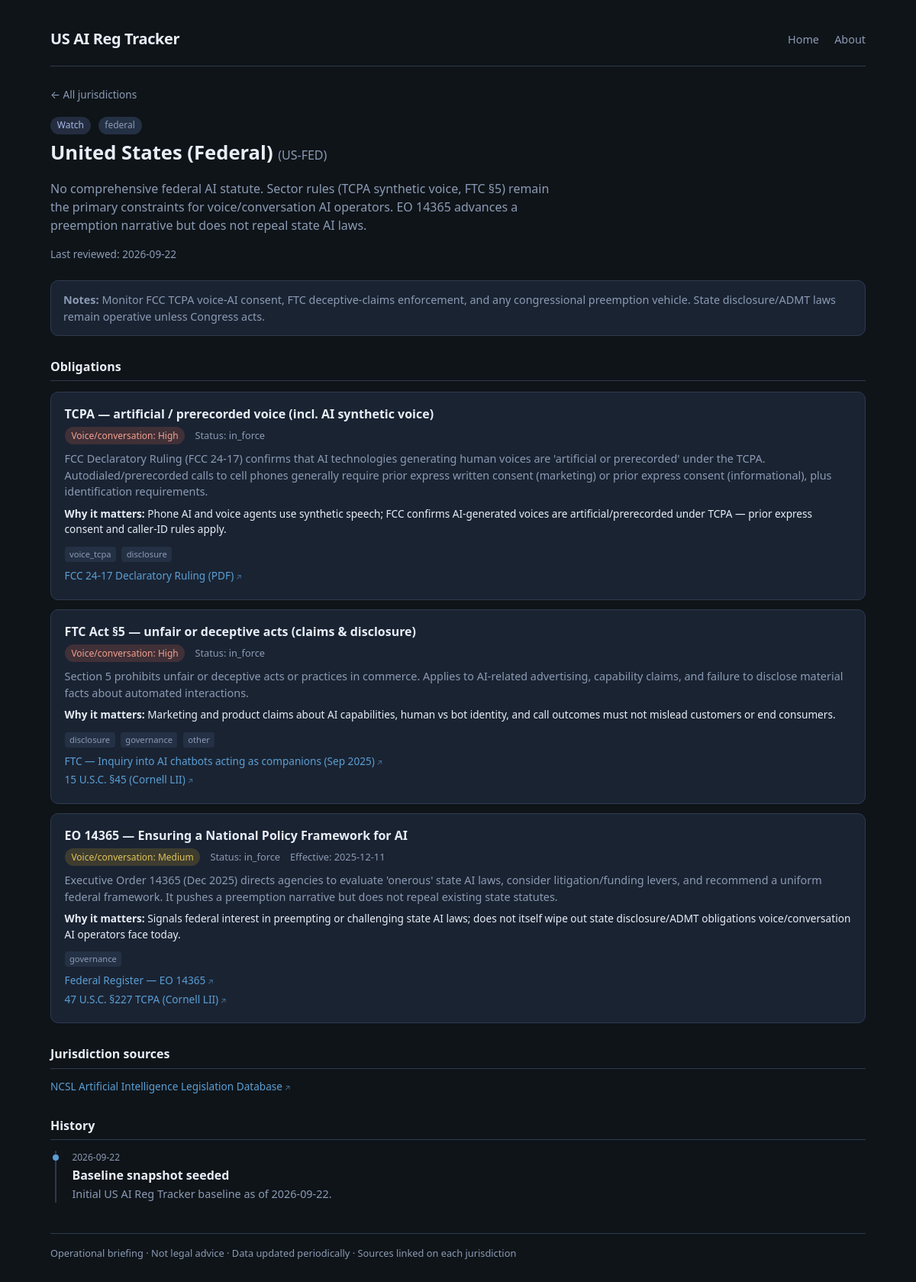
Screenshot of /j/US-FED with the database file from the repository.
### tables this page shows
CREATE TABLE jurisdictions (
    id INTEGER PRIMARY KEY AUTOINCREMENT,
    code TEXT NOT NULL UNIQUE,
    name TEXT NOT NULL,
    kind TEXT NOT NULL CHECK (kind IN ('federal', 'state', 'local')),
    status_color TEXT NOT NULL DEFAULT 'quiet',
    status_label TEXT NOT NULL DEFAULT 'quiet',
    summary TEXT NOT NULL DEFAULT '',
    last_reviewed TEXT,
    notes TEXT DEFAULT ''
);

CREATE TABLE obligations (
    id INTEGER PRIMARY KEY AUTOINCREMENT,
    jurisdiction_id INTEGER NOT NULL REFERENCES jurisdictions(id) ON DELETE CASCADE,
    title TEXT NOT NULL,
    status TEXT NOT NULL DEFAULT 'proposed',
    effective_date TEXT,
    themes TEXT NOT NULL DEFAULT '[]',
    voice_cs_relevance TEXT NOT NULL DEFAULT 'none',
    voice_cs_why TEXT DEFAULT '',
    summary TEXT NOT NULL DEFAULT ''
);

CREATE TABLE sources (
    id INTEGER PRIMARY KEY AUTOINCREMENT,
    jurisdiction_id INTEGER REFERENCES jurisdictions(id) ON DELETE CASCADE,
    obligation_id INTEGER REFERENCES obligations(id) ON DELETE CASCADE,
    label TEXT NOT NULL,
    url TEXT NOT NULL,
    CHECK (jurisdiction_id IS NOT NULL OR obligation_id IS NOT NULL)
);

CREATE TABLE history_events (
    id INTEGER PRIMARY KEY AUTOINCREMENT,
    jurisdiction_id INTEGER NOT NULL REFERENCES jurisdictions(id) ON DELETE CASCADE,
    event_date TEXT NOT NULL,
    title TEXT NOT NULL,
    detail TEXT DEFAULT '',
    source_url TEXT,
    created_at TEXT NOT NULL DEFAULT (datetime('now'))
);

### app/main.py (the view)
@app.get("/j/{code}", response_class=HTMLResponse)
def jurisdiction_page(request: Request, code: str):
    detail = db.jurisdiction_detail(code)
    if not detail:
        raise HTTPException(status_code=404, detail=f"Jurisdiction {code} not found")
    j = _enrich_jurisdiction(detail["jurisdiction"])
    obligations = []
    for obl in detail["obligations"]:
        o = dict(obl)
        rel = o.get("voice_cs_relevance") or "none"
        o["rel_display"] = RELEVANCE_META.get(rel, RELEVANCE_META["none"])["label"]
        o["rel_css"] = RELEVANCE_META.get(rel, RELEVANCE_META["none"])["css"]
        obligations.append(o)
    return templates.TemplateResponse(
        "jurisdiction.html",
        {
            "request": request,
            "j": j,
            "obligations": obligations,
            "sources": detail["sources"],
            "history": detail["history"],
            "status_meta": STATUS_META,
        },
    )

### app/templates/jurisdiction.html (shortened to what this page needs)
{% extends "base.html" %}
{% block content %}
<a class="back" href="/">← All jurisdictions</a>
<div class="j-header">
  <span class="pill {{ j.status_css }}">{{ j.status_display }}</span>
  <span class="pill" style="margin-left:0.35rem;">{{ j.kind }}</span>
  <h1>{{ j.name }} <span style="color:var(--muted); font-weight:400; font-size:1rem;">({{ j.code }})</span></h1>
  <p class="summary">{{ j.summary }}</p>
  <p class="meta-line" style="margin-top:0.75rem;">Last reviewed: {{ j.last_reviewed or '—' }}</p>
</div>
{% if j.notes %}
<div class="notes"><strong>Notes:</strong> {{ j.notes }}</div>
{% endif %}
<h3 class="block-title">Obligations</h3>
{% if obligations %}
  {% for o in obligations %}
  <div class="obl">
    <h4>{{ o.title }}</h4>
    <div class="meta">
      <span class="pill {{ o.rel_css }}">Voice/conversation: {{ o.rel_display }}</span>
      <span>Status: {{ o.status }}</span>
      {% if o.effective_date %}<span>Effective: {{ o.effective_date }}</span>{% endif %}
    </div>
    <p>{{ o.summary }}</p>
    {% if o.voice_cs_why %}
    <p class="why"><strong>Why it matters:</strong> {{ o.voice_cs_why }}</p>
    {% endif %}
    {% if o.themes %}
    <div class="themes">
      {% for t in o.themes %}
      <span class="theme-tag">{{ t }}</span>
      {% endfor %}
    </div>
    {% endif %}
    {% if o.sources %}
    <ul class="sources">
      {% for s in o.sources %}
      <li><a href="{{ s.url }}" target="_blank" rel="noopener noreferrer">{{ s.label }}</a></li>
      {% endfor %}
    </ul>
    {% endif %}
  </div>
  {% endfor %}
{% else %}
<p class="empty">No specific obligations tracked yet for this jurisdiction.</p>
{% endif %}
{% if sources %}
<h3 class="block-title">Jurisdiction sources</h3>
<ul class="sources">
  {% for s in sources %}
  {% if not s.obligation_id %}
  <li><a href="{{ s.url }}" target="_blank" rel="noopener noreferrer">{{ s.label }}</a></li>
  {% endif %}
  {% endfor %}
</ul>
{% endif %}
<h3 class="block-title">History</h3>
{% if history %}
<ul class="timeline">
  {% for h in history %}
  <li>
    <div class="date">{{ h.event_date }}</div>
    <div class="title">{{ h.title }}</div>
    {% if h.detail %}<div class="detail">{{ h.detail }}</div>{% endif %}
  </li>
  {% endfor %}
</ul>
{% else %}
<p class="empty">No history events yet.</p>
{% endif %}
{% endblock %}

### app/templates/base.html (shortened to what this page needs)
<!DOCTYPE html>
<html lang="en">
<head>
  <link rel="stylesheet" href="/static/style.css">
</head>
<body>
  <div class="wrap">
    <header class="app-header">
      <h1><a href="/">US AI Reg Tracker</a></h1>
      <nav>
        <a href="/" class="{% if request.url.path == '/' %}active{% endif %}">Home</a>
        <a href="/about" class="{% if request.url.path == '/about' %}active{% endif %}">About</a>
      </nav>
    </header>
    {% block content %}{% endblock %}
    <footer class="app-footer">
      Operational briefing · Not legal advice · Data updated periodically · Sources linked on each jurisdiction
    </footer>
  </div>
</body>
</html>

### app/static/style.css (style rules this page uses)
:root { --bg: #0f1419; --surface: #1a2332; --surface2: #243044; --border: #2d3a4f; --text: #e8eef7; --muted: #8b9bb4; --accent: #5b9fd4; --accent-soft: rgba(91, 159, 212, 0.15); --in-force: #3d9a6a; --pending: #c9a227; --hot: #d4654a; --quiet: #5a6a7e; --watch: #7b8fd4; --rel-high: #d4654a; --rel-medium: #c9a227; --rel-low: #5b9fd4; --rel-none: #5a6a7e; --radius: 10px; --font: "Segoe UI", system-ui, -apple-system, sans-serif; }
* { box-sizing: border-box; }
body { margin: 0; font-family: var(--font); background: var(--bg); color: var(--text); line-height: 1.5; min-height: 100vh; }
a { color: var(--accent); text-decoration: none; }
.wrap { max-width: 1100px; margin: 0 auto; padding: 1.25rem 1rem 3rem; }
header.app-header { display: flex; flex-wrap: wrap; align-items: center; justify-content: space-between; gap: 0.75rem; padding: 1rem 0 1.25rem; border-bottom: 1px solid var(--border); margin-bottom: 1.5rem; }
header.app-header h1 { margin: 0; font-size: 1.25rem; font-weight: 600; letter-spacing: -0.02em; }
header.app-header h1 a { color: var(--text); text-decoration: none; }
nav a { color: var(--muted); margin-left: 1rem; font-size: 0.9rem; }
.meta-line { color: var(--muted); font-size: 0.85rem; margin-bottom: 1.25rem; }
.pill { display: inline-block; padding: 0.15rem 0.55rem; border-radius: 999px; font-size: 0.75rem; font-weight: 500; background: var(--surface2); color: var(--muted); }
.pill.status-watch { background: rgba(123,143,212,0.2); color: #a8b8e8; }
.pill.rel-high { background: rgba(212,101,74,0.2); color: #f0a090; }
.pill.rel-medium { background: rgba(201,162,39,0.2); color: #e0c35a; }
.back { font-size: 0.85rem; color: var(--muted); margin-bottom: 1rem; display: inline-block; }
.j-header { margin-bottom: 1.5rem; }
.j-header h1 { margin: 0.3rem 0 0.5rem; font-size: 1.6rem; }
.j-header .summary { color: var(--muted); max-width: 42rem; }
.notes { background: var(--surface); border: 1px solid var(--border); border-radius: var(--radius); padding: 0.85rem 1rem; margin: 1rem 0 1.5rem; font-size: 0.9rem; color: var(--muted); }
h3.block-title { font-size: 1rem; margin: 1.75rem 0 0.85rem; padding-bottom: 0.4rem; border-bottom: 1px solid var(--border); }
.obl { background: var(--surface); border: 1px solid var(--border); border-radius: var(--radius); padding: 1rem 1.1rem; margin-bottom: 0.75rem; }
.obl h4 { margin: 0 0 0.35rem; font-size: 1rem; }
.obl .meta { font-size: 0.8rem; color: var(--muted); margin-bottom: 0.5rem; }
.obl .meta span { margin-right: 0.6rem; }
.obl p { margin: 0.35rem 0; font-size: 0.9rem; color: var(--muted); }
.obl .why { font-size: 0.85rem; color: var(--text); margin-top: 0.5rem; }
.themes { margin-top: 0.5rem; }
.theme-tag { display: inline-block; font-size: 0.7rem; padding: 0.1rem 0.4rem; margin: 0.15rem 0.2rem 0 0; border-radius: 4px; background: var(--surface2); color: var(--muted); }
.sources { list-style: none; padding: 0; margin: 0.5rem 0 0; }
.sources li { margin: 0.25rem 0; font-size: 0.85rem; }
.sources a::after { content: " ↗"; font-size: 0.75em; opacity: 0.7; }
.timeline { list-style: none; padding: 0; margin: 0; }
.timeline li { position: relative; padding: 0 0 1.25rem 1.25rem; border-left: 2px solid var(--border); margin-left: 0.4rem; }
.timeline li::before { content: ""; position: absolute; left: -5px; top: 0.35rem; width: 8px; height: 8px; border-radius: 50%; background: var(--accent); }
.timeline li:last-child { padding-bottom: 0; }
.timeline .date { font-size: 0.75rem; color: var(--muted); }
.timeline .title { font-weight: 600; margin: 0.15rem 0; }
.timeline .detail { font-size: 0.9rem; color: var(--muted); }
footer.app-footer { margin-top: 2.5rem; padding-top: 1rem; border-top: 1px solid var(--border); font-size: 0.8rem; color: var(--muted); }

### rows the page displays
jurisdictions: kind "federal", name "United States (Federal)", code "US-FED", summary "No comprehensive federal AI statute. Sector rules (TCPA synthetic voice, FTC §5) remain the primary constraints for voice/conversation AI operators. EO 14365 advances a preemption narrative but does not repeal state AI laws.", last_reviewed "2026-09-22", notes "Monitor FCC TCPA voice-AI consent, FTC deceptive-claims enforcement, and any congressional preemption vehicle. State disclosure/ADMT laws remain operative unless Congress acts."
obligations: title "TCPA — artificial / prerecorded voice (incl. AI synthetic voice)", rel_display "High", status "in_force", summary "FCC Declaratory Ruling (FCC 24-17) confirms that AI technologies generating human voices are 'artificial or prerecorded' under the TCPA. Autodialed/prerecorded calls to cell phones generally require prior express written consent (marketing) or prior express consent (informational), plus identification requirements.", voice_cs_why "Phone AI and voice agents use synthetic speech; FCC confirms AI-generated voices are artificial/prerecorded under TCPA — prior express consent and caller-ID rules apply.", themes "voice_tcpa" "disclosure"
sources: label "FCC 24-17 Declaratory Ruling (PDF)"
obligations: title "FTC Act §5 — unfair or deceptive acts (claims & disclosure)", rel_display "High", status "in_force", summary "Section 5 prohibits unfair or deceptive acts or practices in commerce. Applies to AI-related advertising, capability claims, and failure to disclose material facts about automated interactions.", voice_cs_why "Marketing and product claims about AI capabilities, human vs bot identity, and call outcomes must not mislead customers or end consumers.", themes "disclosure" "governance" "other"
sources: label "FTC — Inquiry into AI chatbots acting as companions (Sep 2025)"
sources: label "15 U.S.C. §45 (Cornell LII)"
obligations: title "EO 14365 — Ensuring a National Policy Framework for AI", rel_display "Medium", status "in_force", effective_date "2025-12-11", summary "Executive Order 14365 (Dec 2025) directs agencies to evaluate 'onerous' state AI laws, consider litigation/funding levers, and recommend a uniform federal framework. It pushes a preemption narrative but does not repeal existing state statutes.", voice_cs_why "Signals federal interest in preempting or challenging state AI laws; does not itself wipe out state disclosure/ADMT obligations voice/conversation AI operators face today.", themes "governance"
sources: label "Federal Register — EO 14365"
sources: label "47 U.S.C. §227 TCPA (Cornell LII)"
sources: label "NCSL Artificial Intelligence Legislation Database"
history_events: event_date "2026-09-22", title "Baseline snapshot seeded", detail "Initial US AI Reg Tracker baseline as of 2026-09-22."

### other values shown
{{ j.status_display }} "Watch"
